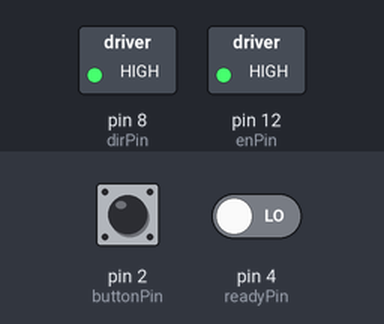
Simulated run of this sketch. Board: Arduino Uno, built with avr-gcc and run on an emulated ATmega328P. Parts: switched loads named in the sketch (green lamp = pin HIGH). Inputs (shaded band) come from the test bench; at power-on: pin 4 (readyPin) LOW, pin 2 (buttonPin) HIGH. Pins used as bus, display or sensor lines are not drawn.

Above: at 6.9 s.
7.0 s: pin 4 (readyPin) driven HIGH
At 8.0 s:
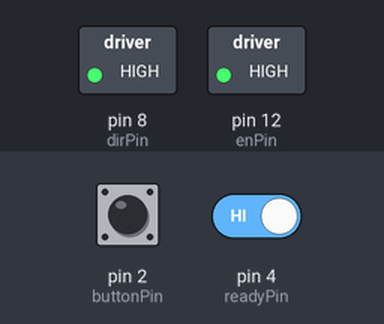
11.0 s: pin 4 (readyPin) driven LOW
At 11.8 s:
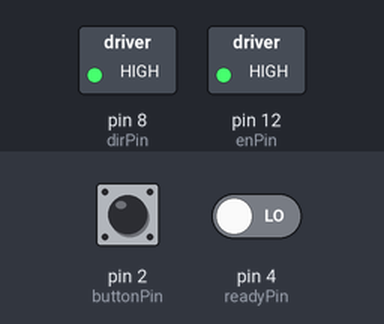
Timing chart, 0 to 24.9 s (numbered marks = the images above; inputs shaded):
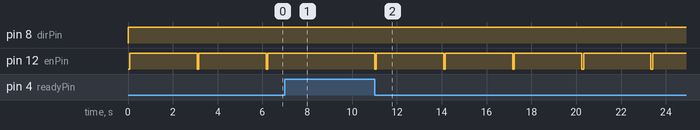

The sketch:

DRV8825_Control_rev2_Analog_.ino
```cpp
// DRV8825 : motor_delay max : 800
// DRV8834 : motor_delay max : 200 (1/4 step)

const int dirPin = 8;
const int stepperPin = 9;
const int enPin = 12;
const int CCW = 0;
const int CW = 1;
const int motor_delay = 100; // 회전속도 (작을수록 빨리회전)
int Accel = 400; // 가속 속도
int Decel = 200; // 감속 속도

const int buttonPin = 2;
int buttonState = 0;         // variable for reading the pushbutton status

const int readyPin = 4;
int readyState = 0;

void setup()
{
    pinMode(dirPin, OUTPUT);
    pinMode(stepperPin, OUTPUT);
    pinMode(enPin, OUTPUT);

    pinMode(buttonPin, INPUT);
    pinMode(readyPin, INPUT);
}

void step(boolean dir, int steps)
{
    digitalWrite(dirPin, dir);
    delayMicroseconds(20);
    /*for (int i = Accel; i > 0; i--)
    {
      digitalWrite(stepperPin, HIGH);
      delayMicroseconds(motor_delay + i);
      digitalWrite(stepperPin, LOW);
      delayMicroseconds(motor_delay + i);
    }
    for (int i = 0; i < steps; i++)
    {
      digitalWrite(stepperPin, HIGH);
      delayMicroseconds(motor_delay);
      digitalWrite(stepperPin, LOW);
      delayMicroseconds(motor_delay);
    }*/
    for (int i = 0; i < Decel; i++)
    {
      digitalWrite(stepperPin, HIGH);
      delayMicroseconds(motor_delay + i);
      digitalWrite(stepperPin, LOW);
      delayMicroseconds(motor_delay + i);
    }
}

void loop()
{
  readyState = digitalRead (readyPin);

  if (readyState == HIGH )
  {
    digitalWrite(enPin, HIGH);
  } else {
     while (buttonState == LOW)
        {
        digitalWrite(dirPin, CW);
        digitalWrite(enPin, LOW);
        digitalWrite(stepperPin, HIGH);
        delayMicroseconds(motor_delay);
        digitalWrite(stepperPin, LOW);
        delayMicroseconds(motor_delay);
        buttonState = digitalRead (buttonPin);
        }

        digitalWrite(enPin, LOW);
        step(CW, 1);
        delayMicroseconds(100);
        digitalWrite(enPin, HIGH);
        delay(3000);
     } buttonState = digitalRead (buttonPin);

  // digitalWrite(enPin, LOW);
  // step(CW, 6400);
  // digitalWrite(enPin, HIGH);
  // delay(2000);
}
```

Measured:
- after the input at 7.0 s, pin 12 (enPin): stays HIGH (without the input it goes to LOW after 2.2 s)
- after the input at 11.0 s, pin 12 (enPin): alternates HIGH for 3.0 s and LOW for 0.08 s, starting at once
- by itself, pin 12 (enPin): alternates HIGH for 3.0 s and LOW for 0.08 s
